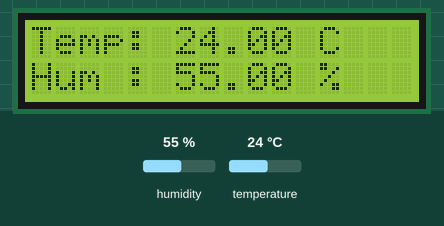
Bench run of a sketch on a simulated Arduino Uno, built with avr-gcc and run on an emulated ATmega328P. Shown: 16×2 character LCD. The inputs (shaded band) are chosen by the test bench; at power-on: humidity 55 %, temperature 24 °C.

Above: at 3.2 s.
3.3 s: humidity set to 22 %
At 4.7 s:
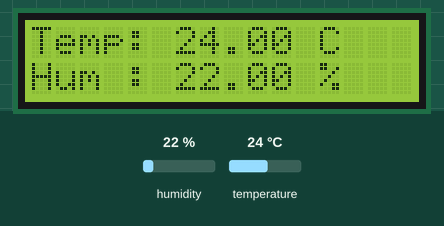
6.0 s: temperature set to 12 °C
At 6.9 s:
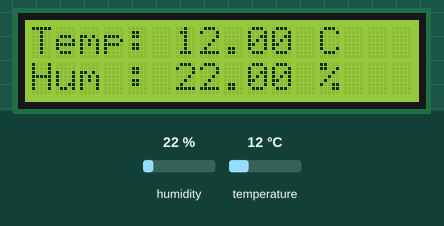
8.7 s: humidity set to 40 %
At 11.3 s:
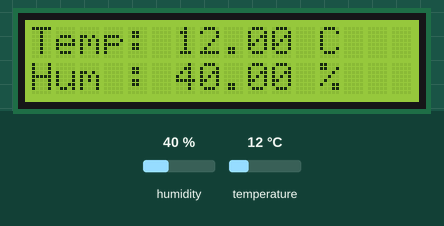
11.8 s: temperature set to 19 °C
At 13.5 s:
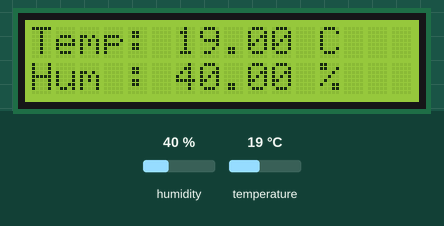
Timing chart, 0 to 15.0 s (numbered marks = the images above; inputs shaded):
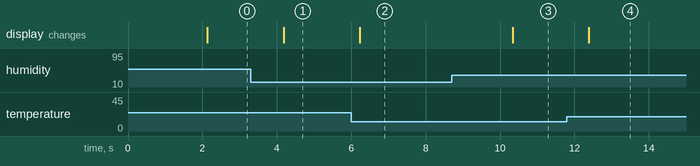

Measured:
- after the input at 3.3 s, the display: changes after 0.88 s (image 1)
- after the input at 6.0 s, the display: changes after 0.24 s (image 2)
- after the input at 8.7 s, the display: changes after 1.6 s (image 3)
- after the input at 11.8 s, the display: changes after 0.59 s (image 4)

The sketch:

iot_manish_copy_20260221152348.ino
```cpp
#include <Wire.h>
#include <LiquidCrystal_I2C.h>
#include <DHT.h>

#define DHTPIN 2        // DHT11 data pin
#define DHTTYPE DHT11   // Sensor type

DHT dht(DHTPIN, DHTTYPE);
LiquidCrystal_I2C lcd(0x27, 16, 2);   // I2C address 0x27 (kabhi 0x3F bhi hota hai)

void setup() {
  lcd.init();
  lcd.backlight();

  dht.begin();

  lcd.setCursor(0,0);
  lcd.print("Temp & Humidity");
  delay(2000);
  lcd.clear();
}

void loop() {
  float humidity = dht.readHumidity();
  float temperature = dht.readTemperature();

  if (isnan(humidity) || isnan(temperature)) {
    lcd.setCursor(0,0);
    lcd.print("Sensor Error");
    return;
  }

  lcd.setCursor(0,0);
  lcd.print("Temp: ");
  lcd.print(temperature);
  lcd.print(" C ");

  lcd.setCursor(0,1);
  lcd.print("Hum : ");
  lcd.print(humidity);
  lcd.print(" % ");

  delay(2000);
}
```
